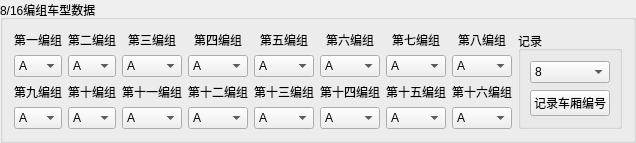
            <widget class="QGroupBox" name="groupBox_53">
             <property name="title">
              <string>8/16编组车型数据</string>
             </property>
             <layout class="QGridLayout" name="gridLayout_65">
              <item row="0" column="0">
               <widget class="QLabel" name="label_153">
                <property name="text">
                 <string>第一编组</string>
                </property>
                <property name="alignment">
                 <set>Qt::AlignCenter</set>
                </property>
               </widget>
              </item>
              <item row="0" column="1">
               <widget class="QLabel" name="label_155">
                <property name="text">
                 <string>第二编组</string>
                </property>
                <property name="alignment">
                 <set>Qt::AlignCenter</set>
                </property>
               </widget>
              </item>
              <item row="0" column="2">
               <widget class="QLabel" name="label_150">
                <property name="text">
                 <string>第三编组</string>
                </property>
                <property name="alignment">
                 <set>Qt::AlignCenter</set>
                </property>
               </widget>
              </item>
              <item row="0" column="3">
               <widget class="QLabel" name="label_152">
                <property name="text">
                 <string>第四编组</string>
                </property>
                <property name="alignment">
                 <set>Qt::AlignCenter</set>
                </property>
               </widget>
              </item>
              <item row="0" column="4">
               <widget class="QLabel" name="label_151">
                <property name="text">
                 <string>第五编组</string>
                </property>
                <property name="alignment">
                 <set>Qt::AlignCenter</set>
                </property>
               </widget>
              </item>
              <item row="0" column="5">
               <widget class="QLabel" name="label_154">
                <property name="text">
                 <string>第六编组</string>
                </property>
                <property name="alignment">
                 <set>Qt::AlignCenter</set>
                </property>
               </widget>
              </item>
              <item row="0" column="6">
               <widget class="QLabel" name="label_162">
                <property name="text">
                 <string>第七编组</string>
                </property>
                <property name="alignment">
                 <set>Qt::AlignCenter</set>
                </property>
               </widget>
              </item>
              <item row="0" column="7">
               <widget class="QLabel" name="label_149">
                <property name="text">
                 <string>第八编组</string>
                </property>
                <property name="alignment">
                 <set>Qt::AlignCenter</set>
                </property>
               </widget>
              </item>
              <item row="0" column="8" rowspan="4">
               <widget class="QGroupBox" name="groupBox_66">
                <property name="title">
                 <string>记录</string>
                </property>
                <layout class="QGridLayout" name="gridLayout_79">
                 <item row="1" column="2">
                  <widget class="QPushButton" name="Load_Car_Number">
                   <property name="sizePolicy">
                    <sizepolicy hsizetype="Preferred" vsizetype="Fixed">
                     <horstretch>0</horstretch>
                     <verstretch>0</verstretch>
                    </sizepolicy>
                   </property>
                   <property name="text">
                    <string>记录车厢编号</string>
                   </property>
                  </widget>
                 </item>
                 <item row="0" column="2">
                  <widget class="QComboBox" name="Car_Number_Date">
                   <item>
                    <property name="text">
                     <string>8</string>
                    </property>
                   </item>
                   <item>
                    <property name="text">
                     <string>16</string>
                    </property>
                   </item>
                  </widget>
                 </item>
                </layout>
               </widget>
              </item>
              <item row="1" column="0">
               <widget class="QComboBox" name="Car_Number_1">
                <item>
                 <property name="text">
                  <string>A</string>
                 </property>
                </item>
                <item>
                 <property name="text">
                  <string>B</string>
                 </property>
                </item>
               </widget>
              </item>
              <item row="1" column="1">
               <widget class="QComboBox" name="Car_Number_2">
                <item>
                 <property name="text">
                  <string>A</string>
                 </property>
                </item>
                <item>
                 <property name="text">
                  <string>B</string>
                 </property>
                </item>
               </widget>
              </item>
              <item row="1" column="2">
               <widget class="QComboBox" name="Car_Number_3">
                <item>
                 <property name="text">
                  <string>A</string>
                 </property>
                </item>
                <item>
                 <property name="text">
                  <string>B</string>
                 </property>
                </item>
               </widget>
              </item>
              <item row="1" column="3">
               <widget class="QComboBox" name="Car_Number_4">
                <item>
                 <property name="text">
                  <string>A</string>
                 </property>
                </item>
                <item>
                 <property name="text">
                  <string>B</string>
                 </property>
                </item>
               </widget>
              </item>
              <item row="1" column="4">
               <widget class="QComboBox" name="Car_Number_5">
                <item>
                 <property name="text">
                  <string>A</string>
                 </property>
                </item>
                <item>
                 <property name="text">
                  <string>B</string>
                 </property>
                </item>
               </widget>
              </item>
              <item row="1" column="5">
               <widget class="QComboBox" name="Car_Number_6">
                <item>
                 <property name="text">
                  <string>A</string>
                 </property>
                </item>
                <item>
                 <property name="text">
                  <string>B</string>
                 </property>
                </item>
               </widget>
              </item>
              <item row="1" column="6">
               <widget class="QComboBox" name="Car_Number_7">
                <item>
                 <property name="text">
                  <string>A</string>
                 </property>
                </item>
                <item>
                 <property name="text">
                  <string>B</string>
                 </property>
                </item>
               </widget>
              </item>
              <item row="1" column="7">
               <widget class="QComboBox" name="Car_Number_8">
                <item>
                 <property name="text">
                  <string>A</string>
                 </property>
                </item>
                <item>
                 <property name="text">
                  <string>B</string>
                 </property>
                </item>
               </widget>
              </item>
              <item row="2" column="0">
               <widget class="QLabel" name="label_171">
                <property name="text">
                 <string>第九编组</string>
                </property>
                <property name="alignment">
                 <set>Qt::AlignCenter</set>
                </property>
               </widget>
              </item>
              <item row="2" column="1">
               <widget class="QLabel" name="label_183">
                <property name="text">
                 <string>第十编组</string>
                </property>
                <property name="alignment">
                 <set>Qt::AlignCenter</set>
                </property>
               </widget>
              </item>
              <item row="2" column="2">
               <widget class="QLabel" name="label_188">
                <property name="text">
                 <string>第十一编组</string>
                </property>
                <property name="alignment">
                 <set>Qt::AlignCenter</set>
                </property>
               </widget>
              </item>
              <item row="2" column="3">
               <widget class="QLabel" name="label_189">
                <property name="text">
                 <string>第十二编组</string>
                </property>
                <property name="alignment">
                 <set>Qt::AlignCenter</set>
                </property>
               </widget>
              </item>
              <item row="2" column="4">
               <widget class="QLabel" name="label_198">
                <property name="text">
                 <string>第十三编组</string>
                </property>
                <property name="alignment">
                 <set>Qt::AlignCenter</set>
                </property>
               </widget>
              </item>
              <item row="2" column="5">
               <widget class="QLabel" name="label_199">
                <property name="text">
                 <string>第十四编组</string>
                </property>
                <property name="alignment">
                 <set>Qt::AlignCenter</set>
                </property>
               </widget>
              </item>
              <item row="2" column="6">
               <widget class="QLabel" name="label_213">
                <property name="text">
                 <string>第十五编组</string>
                </property>
                <property name="alignment">
                 <set>Qt::AlignCenter</set>
                </property>
               </widget>
              </item>
              <item row="2" column="7">
               <widget class="QLabel" name="label_212">
                <property name="text">
                 <string>第十六编组</string>
                </property>
                <property name="alignment">
                 <set>Qt::AlignCenter</set>
                </property>
               </widget>
              </item>
              <item row="3" column="0">
               <widget class="QComboBox" name="Car_Number_9">
                <item>
                 <property name="text">
                  <string>A</string>
                 </property>
                </item>
                <item>
                 <property name="text">
                  <string>B</string>
                 </property>
                </item>
               </widget>
              </item>
              <item row="3" column="1">
               <widget class="QComboBox" name="Car_Number_10">
                <item>
                 <property name="text">
                  <string>A</string>
                 </property>
                </item>
                <item>
                 <property name="text">
                  <string>B</string>
                 </property>
                </item>
               </widget>
              </item>
              <item row="3" column="2">
               <widget class="QComboBox" name="Car_Number_11">
                <item>
                 <property name="text">
                  <string>A</string>
                 </property>
                </item>
                <item>
                 <property name="text">
                  <string>B</string>
                 </property>
                </item>
               </widget>
              </item>
              <item row="3" column="3">
               <widget class="QComboBox" name="Car_Number_12">
                <item>
                 <property name="text">
                  <string>A</string>
                 </property>
                </item>
                <item>
                 <property name="text">
                  <string>B</string>
                 </property>
                </item>
               </widget>
              </item>
              <item row="3" column="4">
               <widget class="QComboBox" name="Car_Number_13">
                <item>
                 <property name="text">
                  <string>A</string>
                 </property>
                </item>
                <item>
                 <property name="text">
                  <string>B</string>
                 </property>
                </item>
               </widget>
              </item>
              <item row="3" column="5">
               <widget class="QComboBox" name="Car_Number_14">
                <item>
                 <property name="text">
                  <string>A</string>
                 </property>
                </item>
                <item>
                 <property name="text">
                  <string>B</string>
                 </property>
                </item>
               </widget>
              </item>
              <item row="3" column="6">
               <widget class="QComboBox" name="Car_Number_15">
                <item>
                 <property name="text">
                  <string>A</string>
                 </property>
                </item>
                <item>
                 <property name="text">
                  <string>B</string>
                 </property>
                </item>
               </widget>
              </item>
              <item row="3" column="7">
               <widget class="QComboBox" name="Car_Number_16">
                <item>
                 <property name="text">
                  <string>A</string>
                 </property>
                </item>
                <item>
                 <property name="text">
                  <string>B</string>
                 </property>
                </item>
               </widget>
              </item>
             </layout>
            </widget>
